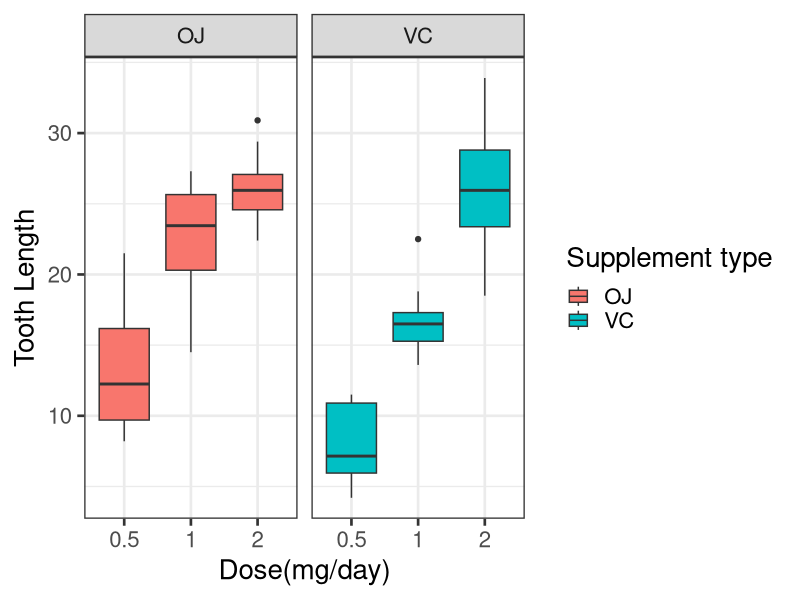

This chart was generated by the following R code:
## ---- chunk 1
library(datasets)
library(ggplot2)
data<-ToothGrowth
data$dose<-as.factor(data$dose)
## ---- chunk 2
data_summary<-aggregate(data=data,len~supp+dose,FUN = mean)
names(data_summary)<-c("Supplement Type","Dose","Len_Mean")
data_summary$Len_Median<-aggregate(data=data,len~supp+dose,FUN = median)$len
data_summary$Len_Std<-aggregate(data=data,len~supp+dose,FUN = sd)$len
data_summary$Len_Var<-aggregate(data=data,len~supp+dose,FUN = var)$len
data_summary
## ---- chunk 3
figure <- ggplot(data, aes(x = dose, y = len, fill = supp))
figure <- figure + geom_boxplot()
figure <- figure + facet_grid(. ~ supp)
figure<-figure+theme_bw(base_size = 20)+xlab("Dose(mg/day)")+ylab('Tooth Length')
figure<-figure+guides(fill=guide_legend(title="Supplement type"))
print(figure)
